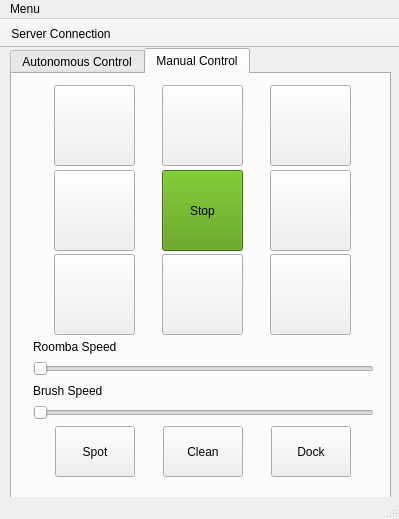
<?xml version="1.0" encoding="UTF-8"?>
<ui version="4.0">
 <class>MainWindow</class>
 <widget class="QMainWindow" name="MainWindow">
  <property name="geometry">
   <rect>
    <x>0</x>
    <y>0</y>
    <width>399</width>
    <height>519</height>
   </rect>
  </property>
  <property name="minimumSize">
   <size>
    <width>399</width>
    <height>519</height>
   </size>
  </property>
  <property name="maximumSize">
   <size>
    <width>399</width>
    <height>519</height>
   </size>
  </property>
  <property name="windowTitle">
   <string>MainWindow</string>
  </property>
  <widget class="QWidget" name="centralWidget">
   <widget class="QTabWidget" name="tabWidget">
    <property name="geometry">
     <rect>
      <x>10</x>
      <y>0</y>
      <width>381</width>
      <height>451</height>
     </rect>
    </property>
    <property name="minimumSize">
     <size>
      <width>381</width>
      <height>451</height>
     </size>
    </property>
    <property name="maximumSize">
     <size>
      <width>381</width>
      <height>451</height>
     </size>
    </property>
    <property name="currentIndex">
     <number>1</number>
    </property>
    <widget class="QWidget" name="Tab_Autonomous_Control">
     <attribute name="title">
      <string>Autonomous Control</string>
     </attribute>
     <widget class="QWidget" name="gridLayoutWidget">
      <property name="geometry">
       <rect>
        <x>0</x>
        <y>20</y>
        <width>371</width>
        <height>171</height>
       </rect>
      </property>
      <layout class="QGridLayout" name="gridLayout_2">
       <item row="0" column="1">
        <widget class="QPushButton" name="pushButton_Stop_2">
         <property name="minimumSize">
          <size>
           <width>80</width>
           <height>51</height>
          </size>
         </property>
         <property name="maximumSize">
          <size>
           <width>80</width>
           <height>51</height>
          </size>
         </property>
         <property name="text">
          <string>Stop</string>
         </property>
        </widget>
       </item>
       <item row="1" column="1">
        <widget class="QPushButton" name="pushButton_Clean">
         <property name="minimumSize">
          <size>
           <width>80</width>
           <height>51</height>
          </size>
         </property>
         <property name="maximumSize">
          <size>
           <width>80</width>
           <height>51</height>
          </size>
         </property>
         <property name="text">
          <string>Clean</string>
         </property>
        </widget>
       </item>
       <item row="1" column="2">
        <widget class="QPushButton" name="pushButton_Dock">
         <property name="minimumSize">
          <size>
           <width>80</width>
           <height>51</height>
          </size>
         </property>
         <property name="maximumSize">
          <size>
           <width>80</width>
           <height>51</height>
          </size>
         </property>
         <property name="text">
          <string>Dock</string>
         </property>
        </widget>
       </item>
       <item row="1" column="0">
        <widget class="QPushButton" name="pushButton_Spot">
         <property name="minimumSize">
          <size>
           <width>80</width>
           <height>51</height>
          </size>
         </property>
         <property name="maximumSize">
          <size>
           <width>80</width>
           <height>51</height>
          </size>
         </property>
         <property name="text">
          <string>Spot</string>
         </property>
        </widget>
       </item>
      </layout>
     </widget>
    </widget>
    <widget class="QWidget" name="Tab_Manual_Control">
     <attribute name="title">
      <string>Manual Control</string>
     </attribute>
     <widget class="QWidget" name="verticalLayoutWidget">
      <property name="geometry">
       <rect>
        <x>10</x>
        <y>0</y>
        <width>363</width>
        <height>414</height>
       </rect>
      </property>
      <layout class="QVBoxLayout" name="verticalLayout">
       <item>
        <layout class="QVBoxLayout" name="verticalLayout_1">
         <item>
          <layout class="QGridLayout" name="gridLayout">
           <item row="1" column="0">
            <widget class="QPushButton" name="pushButton_Left">
             <property name="minimumSize">
              <size>
               <width>81</width>
               <height>81</height>
              </size>
             </property>
             <property name="maximumSize">
              <size>
               <width>81</width>
               <height>81</height>
              </size>
             </property>
             <property name="styleSheet">
              <string notr="true">border-image: url(:/Images/arrow_left.png);</string>
             </property>
             <property name="text">
              <string/>
             </property>
            </widget>
           </item>
           <item row="2" column="1">
            <widget class="QPushButton" name="pushButton_Backward">
             <property name="minimumSize">
              <size>
               <width>81</width>
               <height>81</height>
              </size>
             </property>
             <property name="maximumSize">
              <size>
               <width>81</width>
               <height>81</height>
              </size>
             </property>
             <property name="styleSheet">
              <string notr="true">border-image: url(:/Images/arrow_backward.png);</string>
             </property>
             <property name="text">
              <string/>
             </property>
            </widget>
           </item>
           <item row="1" column="1">
            <widget class="QPushButton" name="pushButton_Stop">
             <property name="minimumSize">
              <size>
               <width>81</width>
               <height>81</height>
              </size>
             </property>
             <property name="maximumSize">
              <size>
               <width>81</width>
               <height>81</height>
              </size>
             </property>
             <property name="styleSheet">
              <string notr="true">background-color: rgb(78, 154, 6);</string>
             </property>
             <property name="text">
              <string>Stop</string>
             </property>
            </widget>
           </item>
           <item row="0" column="1">
            <widget class="QPushButton" name="pushButton_Forward">
             <property name="minimumSize">
              <size>
               <width>81</width>
               <height>81</height>
              </size>
             </property>
             <property name="maximumSize">
              <size>
               <width>81</width>
               <height>81</height>
              </size>
             </property>
             <property name="styleSheet">
              <string notr="true">border-image: url(:/Images/arrow_forward.png);</string>
             </property>
             <property name="text">
              <string/>
             </property>
            </widget>
           </item>
           <item row="1" column="2">
            <widget class="QPushButton" name="pushButton_Right">
             <property name="minimumSize">
              <size>
               <width>81</width>
               <height>81</height>
              </size>
             </property>
             <property name="maximumSize">
              <size>
               <width>81</width>
               <height>81</height>
              </size>
             </property>
             <property name="styleSheet">
              <string notr="true">border-image: url(:/Images/arrow_right.png);</string>
             </property>
             <property name="text">
              <string/>
             </property>
            </widget>
           </item>
           <item row="2" column="2">
            <widget class="QPushButton" name="pushButton_Backward_Right">
             <property name="minimumSize">
              <size>
               <width>81</width>
               <height>81</height>
              </size>
             </property>
             <property name="maximumSize">
              <size>
               <width>81</width>
               <height>81</height>
              </size>
             </property>
             <property name="styleSheet">
              <string notr="true">border-image: url(:/Images/arrow_backward_right.png);</string>
             </property>
             <property name="text">
              <string/>
             </property>
            </widget>
           </item>
           <item row="2" column="0">
            <widget class="QPushButton" name="pushButton_Backward_Left">
             <property name="minimumSize">
              <size>
               <width>81</width>
               <height>81</height>
              </size>
             </property>
             <property name="maximumSize">
              <size>
               <width>81</width>
               <height>81</height>
              </size>
             </property>
             <property name="styleSheet">
              <string notr="true">border-image: url(:/Images/arrow_backward_left.png);</string>
             </property>
             <property name="text">
              <string/>
             </property>
            </widget>
           </item>
           <item row="0" column="2">
            <widget class="QPushButton" name="pushButton_Forward_Right">
             <property name="minimumSize">
              <size>
               <width>81</width>
               <height>81</height>
              </size>
             </property>
             <property name="maximumSize">
              <size>
               <width>81</width>
               <height>81</height>
              </size>
             </property>
             <property name="styleSheet">
              <string notr="true">border-image: url(:/Images/arrow_forward_right.png);</string>
             </property>
             <property name="text">
              <string/>
             </property>
            </widget>
           </item>
           <item row="0" column="0">
            <widget class="QPushButton" name="pushButton_Forward_Left">
             <property name="minimumSize">
              <size>
               <width>81</width>
               <height>81</height>
              </size>
             </property>
             <property name="maximumSize">
              <size>
               <width>81</width>
               <height>81</height>
              </size>
             </property>
             <property name="styleSheet">
              <string notr="true">border-image: url(:/Images/arrow_forward_left.png);</string>
             </property>
             <property name="text">
              <string/>
             </property>
            </widget>
           </item>
          </layout>
         </item>
        </layout>
       </item>
       <item>
        <widget class="QLabel" name="Label_Roomba_Speed">
         <property name="minimumSize">
          <size>
           <width>131</width>
           <height>17</height>
          </size>
         </property>
         <property name="maximumSize">
          <size>
           <width>131</width>
           <height>17</height>
          </size>
         </property>
         <property name="text">
          <string>Roomba Speed</string>
         </property>
        </widget>
       </item>
       <item>
        <widget class="QSlider" name="horizontalSlider_Wheel_Speed">
         <property name="maximum">
          <number>100</number>
         </property>
         <property name="orientation">
          <enum>Qt::Horizontal</enum>
         </property>
        </widget>
       </item>
       <item>
        <widget class="QLabel" name="Label_Brush_Speed">
         <property name="minimumSize">
          <size>
           <width>121</width>
           <height>17</height>
          </size>
         </property>
         <property name="maximumSize">
          <size>
           <width>121</width>
           <height>17</height>
          </size>
         </property>
         <property name="text">
          <string>Brush Speed</string>
         </property>
        </widget>
       </item>
       <item>
        <widget class="QSlider" name="horizontalSlider_Brush_Speed">
         <property name="maximum">
          <number>127</number>
         </property>
         <property name="orientation">
          <enum>Qt::Horizontal</enum>
         </property>
        </widget>
       </item>
       <item>
        <spacer name="verticalSpacer">
         <property name="orientation">
          <enum>Qt::Vertical</enum>
         </property>
         <property name="sizeHint" stdset="0">
          <size>
           <width>20</width>
           <height>40</height>
          </size>
         </property>
        </spacer>
       </item>
       <item>
        <layout class="QHBoxLayout" name="horizontalLayout">
         <item>
          <widget class="QPushButton" name="pushButton_Spot_Man">
           <property name="minimumSize">
            <size>
             <width>80</width>
             <height>51</height>
            </size>
           </property>
           <property name="maximumSize">
            <size>
             <width>80</width>
             <height>51</height>
            </size>
           </property>
           <property name="text">
            <string>Spot</string>
           </property>
          </widget>
         </item>
         <item>
          <widget class="QPushButton" name="pushButton_Clean_Man">
           <property name="minimumSize">
            <size>
             <width>80</width>
             <height>51</height>
            </size>
           </property>
           <property name="maximumSize">
            <size>
             <width>80</width>
             <height>51</height>
            </size>
           </property>
           <property name="text">
            <string>Clean</string>
           </property>
          </widget>
         </item>
         <item>
          <widget class="QPushButton" name="pushButton_Dock_Man">
           <property name="minimumSize">
            <size>
             <width>80</width>
             <height>51</height>
            </size>
           </property>
           <property name="maximumSize">
            <size>
             <width>80</width>
             <height>51</height>
            </size>
           </property>
           <property name="text">
            <string>Dock</string>
           </property>
          </widget>
         </item>
        </layout>
       </item>
      </layout>
     </widget>
    </widget>
   </widget>
  </widget>
  <widget class="QToolBar" name="toolBar">
   <property name="windowTitle">
    <string>toolBar</string>
   </property>
   <property name="movable">
    <bool>false</bool>
   </property>
   <attribute name="toolBarArea">
    <enum>TopToolBarArea</enum>
   </attribute>
   <attribute name="toolBarBreak">
    <bool>false</bool>
   </attribute>
   <addaction name="button_open_ClientDialog"/>
  </widget>
  <widget class="QMenuBar" name="menuBar">
   <property name="geometry">
    <rect>
     <x>0</x>
     <y>0</y>
     <width>399</width>
     <height>22</height>
    </rect>
   </property>
   <widget class="QMenu" name="menuMenu">
    <property name="title">
     <string>Menu</string>
    </property>
   </widget>
   <addaction name="menuMenu"/>
  </widget>
  <widget class="QStatusBar" name="statusBar"/>
  <action name="button_open_ClientDialog">
   <property name="text">
    <string>Server Connection</string>
   </property>
   <property name="toolTip">
    <string>ServerConnection</string>
   </property>
  </action>
 </widget>
 <layoutdefault spacing="6" margin="11"/>
 <resources/>
 <connections/>
</ui>
